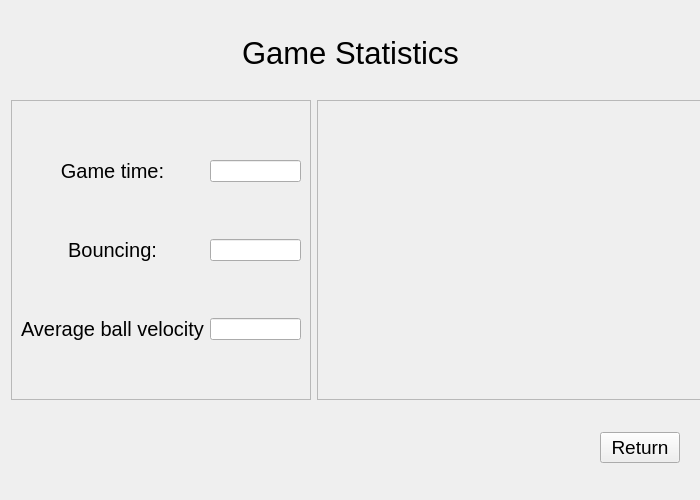
<?xml version="1.0" encoding="UTF-8"?>
<ui version="4.0">
 <class>gameStatistics</class>
 <widget class="QWidget" name="gameStatistics">
  <property name="geometry">
   <rect>
    <x>0</x>
    <y>0</y>
    <width>700</width>
    <height>500</height>
   </rect>
  </property>
  <property name="minimumSize">
   <size>
    <width>700</width>
    <height>500</height>
   </size>
  </property>
  <property name="windowTitle">
   <string>Form</string>
  </property>
  <layout class="QVBoxLayout" name="verticalLayout_2">
   <item>
    <widget class="QFrame" name="frame">
     <property name="maximumSize">
      <size>
       <width>16777215</width>
       <height>100</height>
      </size>
     </property>
     <property name="frameShape">
      <enum>QFrame::NoFrame</enum>
     </property>
     <property name="frameShadow">
      <enum>QFrame::Raised</enum>
     </property>
     <layout class="QHBoxLayout" name="horizontalLayout">
      <item>
       <spacer name="horizontalSpacer">
        <property name="orientation">
         <enum>Qt::Horizontal</enum>
        </property>
        <property name="sizeHint" stdset="0">
         <size>
          <width>40</width>
          <height>20</height>
         </size>
        </property>
       </spacer>
      </item>
      <item>
       <widget class="QLabel" name="mainText">
        <property name="font">
         <font>
          <pointsize>23</pointsize>
         </font>
        </property>
        <property name="text">
         <string>Game Statistics</string>
        </property>
       </widget>
      </item>
      <item>
       <spacer name="horizontalSpacer_2">
        <property name="orientation">
         <enum>Qt::Horizontal</enum>
        </property>
        <property name="sizeHint" stdset="0">
         <size>
          <width>40</width>
          <height>20</height>
         </size>
        </property>
       </spacer>
      </item>
     </layout>
    </widget>
   </item>
   <item>
    <layout class="QHBoxLayout" name="horizontalLayout_6">
     <item>
      <widget class="QFrame" name="frame_2">
       <property name="minimumSize">
        <size>
         <width>300</width>
         <height>0</height>
        </size>
       </property>
       <property name="maximumSize">
        <size>
         <width>300</width>
         <height>500</height>
        </size>
       </property>
       <property name="frameShape">
        <enum>QFrame::StyledPanel</enum>
       </property>
       <property name="frameShadow">
        <enum>QFrame::Raised</enum>
       </property>
       <layout class="QGridLayout" name="gridLayout">
        <item row="3" column="0">
         <widget class="QLabel" name="bouncingLabel">
          <property name="sizePolicy">
           <sizepolicy hsizetype="Preferred" vsizetype="Preferred">
            <horstretch>0</horstretch>
            <verstretch>0</verstretch>
           </sizepolicy>
          </property>
          <property name="font">
           <font>
            <pointsize>15</pointsize>
           </font>
          </property>
          <property name="layoutDirection">
           <enum>Qt::LeftToRight</enum>
          </property>
          <property name="text">
           <string>Bouncing:</string>
          </property>
          <property name="alignment">
           <set>Qt::AlignCenter</set>
          </property>
         </widget>
        </item>
        <item row="6" column="1">
         <widget class="QLineEdit" name="lineEdit_3">
          <property name="maximumSize">
           <size>
            <width>100</width>
            <height>16777215</height>
           </size>
          </property>
         </widget>
        </item>
        <item row="2" column="0">
         <widget class="QLabel" name="gameTimeLabel">
          <property name="font">
           <font>
            <pointsize>15</pointsize>
           </font>
          </property>
          <property name="text">
           <string>Game time:</string>
          </property>
          <property name="alignment">
           <set>Qt::AlignCenter</set>
          </property>
         </widget>
        </item>
        <item row="2" column="1">
         <widget class="QLineEdit" name="lineEdit">
          <property name="maximumSize">
           <size>
            <width>100</width>
            <height>16777215</height>
           </size>
          </property>
         </widget>
        </item>
        <item row="3" column="1">
         <widget class="QLineEdit" name="lineEdit_2">
          <property name="maximumSize">
           <size>
            <width>100</width>
            <height>16777215</height>
           </size>
          </property>
         </widget>
        </item>
        <item row="6" column="0">
         <widget class="QLabel" name="ballVelLabel">
          <property name="font">
           <font>
            <pointsize>15</pointsize>
           </font>
          </property>
          <property name="text">
           <string>Average ball velocity</string>
          </property>
         </widget>
        </item>
       </layout>
      </widget>
     </item>
     <item>
      <widget class="QFrame" name="frame_3">
       <property name="minimumSize">
        <size>
         <width>500</width>
         <height>300</height>
        </size>
       </property>
       <property name="frameShape">
        <enum>QFrame::StyledPanel</enum>
       </property>
       <property name="frameShadow">
        <enum>QFrame::Raised</enum>
       </property>
      </widget>
     </item>
    </layout>
   </item>
   <item>
    <widget class="QWidget" name="widget" native="true">
     <layout class="QHBoxLayout" name="horizontalLayout_5">
      <item>
       <spacer name="horizontalSpacer_3">
        <property name="orientation">
         <enum>Qt::Horizontal</enum>
        </property>
        <property name="sizeHint" stdset="0">
         <size>
          <width>40</width>
          <height>20</height>
         </size>
        </property>
       </spacer>
      </item>
      <item>
       <widget class="QPushButton" name="backButton">
        <property name="font">
         <font>
          <pointsize>14</pointsize>
         </font>
        </property>
        <property name="text">
         <string>Return</string>
        </property>
        <property name="iconSize">
         <size>
          <width>20</width>
          <height>20</height>
         </size>
        </property>
       </widget>
      </item>
     </layout>
    </widget>
   </item>
  </layout>
 </widget>
 <resources/>
 <connections/>
</ui>
